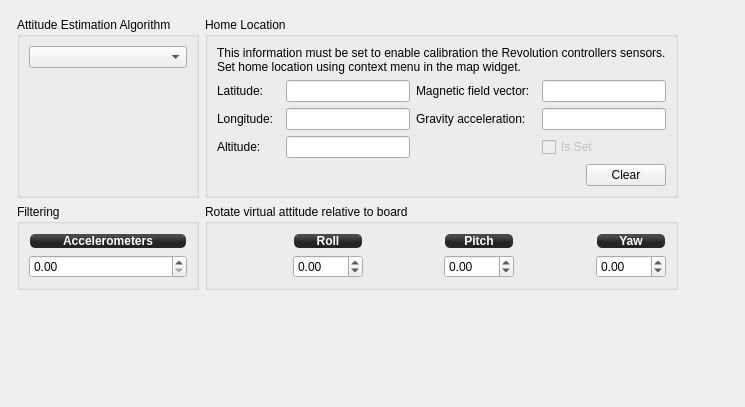
     <widget class="QWidget" name="settingsTab">
      <property name="autoFillBackground">
       <bool>true</bool>
      </property>
      <attribute name="title">
       <string>Settings</string>
      </attribute>
      <layout class="QVBoxLayout" name="verticalLayout_6">
       <item>
        <layout class="QGridLayout" name="gridLayout_4">
         <property name="leftMargin">
          <number>6</number>
         </property>
         <property name="topMargin">
          <number>6</number>
         </property>
         <property name="rightMargin">
          <number>6</number>
         </property>
         <property name="bottomMargin">
          <number>6</number>
         </property>
         <item row="1" column="1">
          <widget class="QGroupBox" name="groupBox_3">
           <property name="title">
            <string>Rotate virtual attitude relative to board</string>
           </property>
           <layout class="QGridLayout" name="gridLayout" columnstretch="0,0,0,0,0,0">
            <item row="1" column="2">
             <spacer name="horizontalSpacer_8">
              <property name="orientation">
               <enum>Qt::Horizontal</enum>
              </property>
              <property name="sizeHint" stdset="0">
               <size>
                <width>40</width>
                <height>20</height>
               </size>
              </property>
             </spacer>
            </item>
            <item row="1" column="3">
             <widget class="QDoubleSpinBox" name="pitchRotation">
              <property name="minimum">
               <double>-180.000000000000000</double>
              </property>
              <property name="maximum">
               <double>180.000000000000000</double>
              </property>
             </widget>
            </item>
            <item row="1" column="4">
             <spacer name="horizontalSpacer_9">
              <property name="orientation">
               <enum>Qt::Horizontal</enum>
              </property>
              <property name="sizeHint" stdset="0">
               <size>
                <width>40</width>
                <height>20</height>
               </size>
              </property>
             </spacer>
            </item>
            <item row="0" column="1">
             <widget class="QLabel" name="label_12">
              <property name="minimumSize">
               <size>
                <width>70</width>
                <height>0</height>
               </size>
              </property>
              <property name="styleSheet">
               <string notr="true">background-color: qlineargradient(spread:reflect, x1:0.507, y1:0, x2:0.507, y2:0.772, stop:0.208955 rgba(74, 74, 74, 255), stop:0.78607 rgba(36, 36, 36, 255));
color: rgb(255, 255, 255);
border-radius: 5;
margin:1px;
font:bold;</string>
              </property>
              <property name="text">
               <string>Roll</string>
              </property>
              <property name="alignment">
               <set>Qt::AlignCenter</set>
              </property>
             </widget>
            </item>
            <item row="0" column="5">
             <widget class="QLabel" name="label_13">
              <property name="minimumSize">
               <size>
                <width>70</width>
                <height>0</height>
               </size>
              </property>
              <property name="styleSheet">
               <string notr="true">background-color: qlineargradient(spread:reflect, x1:0.507, y1:0, x2:0.507, y2:0.772, stop:0.208955 rgba(74, 74, 74, 255), stop:0.78607 rgba(36, 36, 36, 255));
color: rgb(255, 255, 255);
border-radius: 5;
margin:1px;
font:bold;</string>
              </property>
              <property name="text">
               <string>Yaw</string>
              </property>
              <property name="alignment">
               <set>Qt::AlignCenter</set>
              </property>
             </widget>
            </item>
            <item row="1" column="0">
             <spacer name="horizontalSpacer_7">
              <property name="orientation">
               <enum>Qt::Horizontal</enum>
              </property>
              <property name="sizeHint" stdset="0">
               <size>
                <width>40</width>
                <height>20</height>
               </size>
              </property>
             </spacer>
            </item>
            <item row="1" column="1">
             <widget class="QDoubleSpinBox" name="rollRotation">
              <property name="minimum">
               <double>-180.000000000000000</double>
              </property>
              <property name="maximum">
               <double>180.000000000000000</double>
              </property>
             </widget>
            </item>
            <item row="0" column="3">
             <widget class="QLabel" name="label_15">
              <property name="minimumSize">
               <size>
                <width>70</width>
                <height>0</height>
               </size>
              </property>
              <property name="styleSheet">
               <string notr="true">background-color: qlineargradient(spread:reflect, x1:0.507, y1:0, x2:0.507, y2:0.772, stop:0.208955 rgba(74, 74, 74, 255), stop:0.78607 rgba(36, 36, 36, 255));
color: rgb(255, 255, 255);
border-radius: 5;
margin:1px;
font:bold;</string>
              </property>
              <property name="text">
               <string>Pitch</string>
              </property>
              <property name="alignment">
               <set>Qt::AlignCenter</set>
              </property>
             </widget>
            </item>
            <item row="1" column="5">
             <widget class="QDoubleSpinBox" name="yawRotation">
              <property name="minimum">
               <double>-180.000000000000000</double>
              </property>
              <property name="maximum">
               <double>180.000000000000000</double>
              </property>
             </widget>
            </item>
           </layout>
          </widget>
         </item>
         <item row="1" column="0">
          <widget class="QGroupBox" name="groupBox_4">
           <property name="title">
            <string>Filtering</string>
           </property>
           <layout class="QGridLayout" name="gridLayout_5">
            <item row="0" column="0">
             <widget class="QLabel" name="label_14">
              <property name="toolTip">
               <string/>
              </property>
              <property name="styleSheet">
               <string notr="true">background-color: qlineargradient(spread:reflect, x1:0.507, y1:0, x2:0.507, y2:0.772, stop:0.208955 rgba(74, 74, 74, 255), stop:0.78607 rgba(36, 36, 36, 255));
color: rgb(255, 255, 255);
border-radius: 5;
margin:1px;
font:bold;</string>
              </property>
              <property name="text">
               <string>Accelerometers</string>
              </property>
              <property name="alignment">
               <set>Qt::AlignCenter</set>
              </property>
             </widget>
            </item>
            <item row="1" column="0">
             <widget class="QDoubleSpinBox" name="accelTau">
              <property name="toolTip">
               <string>Accelerometer filtering.

Sets the amount of lowpass filtering of accelerometer data 
for the attitude estimation. Higher values apply a stronger 
filter, which may help with drifting in attitude mode.

Range: 0.00 - 0.20, Good starting value: 0.05 - 0.10
Start low and raise until drift stops.

A setting of 0.00 disables the filter.</string>
              </property>
              <property name="maximum">
               <double>2.000000000000000</double>
              </property>
              <property name="singleStep">
               <double>0.010000000000000</double>
              </property>
             </widget>
            </item>
           </layout>
          </widget>
         </item>
         <item row="0" column="0">
          <widget class="QGroupBox" name="groupBox_2">
           <property name="sizePolicy">
            <sizepolicy hsizetype="Preferred" vsizetype="Preferred">
             <horstretch>0</horstretch>
             <verstretch>0</verstretch>
            </sizepolicy>
           </property>
           <property name="title">
            <string>Attitude Estimation Algorithm</string>
           </property>
           <property name="alignment">
            <set>Qt::AlignLeading|Qt::AlignLeft|Qt::AlignTop</set>
           </property>
           <layout class="QGridLayout" name="gridLayout_3">
            <item row="0" column="0" alignment="Qt::AlignTop">
             <widget class="QComboBox" name="FusionAlgorithm">
              <property name="sizePolicy">
               <sizepolicy hsizetype="Preferred" vsizetype="Fixed">
                <horstretch>0</horstretch>
                <verstretch>0</verstretch>
               </sizepolicy>
              </property>
              <property name="toolTip">
               <string>Selects the sensor integration algorithm to be used by the Revolution board.</string>
              </property>
             </widget>
            </item>
            <item row="1" column="0">
             <spacer name="verticalSpacer_2">
              <property name="orientation">
               <enum>Qt::Vertical</enum>
              </property>
              <property name="sizeType">
               <enum>QSizePolicy::MinimumExpanding</enum>
              </property>
              <property name="sizeHint" stdset="0">
               <size>
                <width>20</width>
                <height>0</height>
               </size>
              </property>
             </spacer>
            </item>
           </layout>
          </widget>
         </item>
         <item row="0" column="1">
          <widget class="QGroupBox" name="groupBox">
           <property name="sizePolicy">
            <sizepolicy hsizetype="Preferred" vsizetype="Preferred">
             <horstretch>0</horstretch>
             <verstretch>0</verstretch>
            </sizepolicy>
           </property>
           <property name="title">
            <string>Home Location</string>
           </property>
           <property name="alignment">
            <set>Qt::AlignLeading|Qt::AlignLeft|Qt::AlignTop</set>
           </property>
           <layout class="QGridLayout" name="gridLayout_2">
            <property name="sizeConstraint">
             <enum>QLayout::SetDefaultConstraint</enum>
            </property>
            <item row="2" column="3">
             <widget class="QLabel" name="label_10">
              <property name="text">
               <string>Gravity acceleration:</string>
              </property>
             </widget>
            </item>
            <item row="1" column="0">
             <widget class="QLabel" name="label_2">
              <property name="text">
               <string>Latitude:</string>
              </property>
             </widget>
            </item>
            <item row="2" column="5">
             <widget class="QLineEdit" name="geBox">
              <property name="alignment">
               <set>Qt::AlignRight|Qt::AlignTrailing|Qt::AlignVCenter</set>
              </property>
              <property name="readOnly">
               <bool>true</bool>
              </property>
              <property name="objrelation" stdset="0">
               <stringlist>
                <string>objname:HomeLocation</string>
                <string>fieldname:g_e</string>
               </stringlist>
              </property>
             </widget>
            </item>
            <item row="1" column="2">
             <widget class="QLineEdit" name="lattitudeBox">
              <property name="alignment">
               <set>Qt::AlignRight|Qt::AlignTrailing|Qt::AlignVCenter</set>
              </property>
              <property name="readOnly">
               <bool>true</bool>
              </property>
              <property name="objrelation" stdset="0">
               <stringlist>
                <string>objname:HomeLocation</string>
                <string>fieldname:Latitude</string>
               </stringlist>
              </property>
             </widget>
            </item>
            <item row="1" column="5">
             <widget class="QLineEdit" name="beBox">
              <property name="alignment">
               <set>Qt::AlignRight|Qt::AlignTrailing|Qt::AlignVCenter</set>
              </property>
              <property name="readOnly">
               <bool>true</bool>
              </property>
             </widget>
            </item>
            <item row="3" column="0">
             <widget class="QLabel" name="label_8">
              <property name="text">
               <string>Altitude:</string>
              </property>
             </widget>
            </item>
            <item row="3" column="2">
             <widget class="QLineEdit" name="altitudeBox">
              <property name="alignment">
               <set>Qt::AlignRight|Qt::AlignTrailing|Qt::AlignVCenter</set>
              </property>
              <property name="readOnly">
               <bool>true</bool>
              </property>
              <property name="objrelation" stdset="0">
               <stringlist>
                <string>objname:HomeLocation</string>
                <string>fieldname:Altitude</string>
               </stringlist>
              </property>
             </widget>
            </item>
            <item row="1" column="3">
             <widget class="QLabel" name="label_9">
              <property name="text">
               <string>Magnetic field vector:</string>
              </property>
             </widget>
            </item>
            <item row="0" column="0" colspan="6">
             <widget class="QLabel" name="label_11">
              <property name="text">
               <string>&lt;html&gt;&lt;head/&gt;&lt;body&gt;&lt;p&gt;This information must be set to enable calibration the Revolution controllers sensors. &lt;br/&gt;Set home location using context menu in the map widget.&lt;/p&gt;&lt;/body&gt;&lt;/html&gt;</string>
              </property>
             </widget>
            </item>
            <item row="2" column="2">
             <widget class="QLineEdit" name="longitudeBox">
              <property name="alignment">
               <set>Qt::AlignRight|Qt::AlignTrailing|Qt::AlignVCenter</set>
              </property>
              <property name="readOnly">
               <bool>true</bool>
              </property>
              <property name="objrelation" stdset="0">
               <stringlist>
                <string>objname:HomeLocation</string>
                <string>fieldname:Longitude</string>
               </stringlist>
              </property>
             </widget>
            </item>
            <item row="3" column="5">
             <widget class="QCheckBox" name="isSetCheckBox">
              <property name="enabled">
               <bool>false</bool>
              </property>
              <property name="text">
               <string>Is Set</string>
              </property>
              <property name="checkable">
               <bool>true</bool>
              </property>
              <property name="objrelation" stdset="0">
               <stringlist>
                <string>objname:HomeLocation</string>
                <string>fieldname:Set</string>
               </stringlist>
              </property>
             </widget>
            </item>
            <item row="2" column="0">
             <widget class="QLabel" name="label_4">
              <property name="text">
               <string>Longitude:</string>
              </property>
             </widget>
            </item>
            <item row="5" column="5" alignment="Qt::AlignRight">
             <widget class="QPushButton" name="hlClearButton">
              <property name="sizePolicy">
               <sizepolicy hsizetype="Fixed" vsizetype="Fixed">
                <horstretch>0</horstretch>
                <verstretch>0</verstretch>
               </sizepolicy>
              </property>
              <property name="text">
               <string>Clear</string>
              </property>
             </widget>
            </item>
            <item row="4" column="5">
             <spacer name="verticalSpacer_3">
              <property name="orientation">
               <enum>Qt::Vertical</enum>
              </property>
              <property name="sizeHint" stdset="0">
               <size>
                <width>20</width>
                <height>0</height>
               </size>
              </property>
             </spacer>
            </item>
           </layout>
          </widget>
         </item>
         <item row="0" column="2">
          <spacer name="horizontalSpacer_2">
           <property name="orientation">
            <enum>Qt::Horizontal</enum>
           </property>
           <property name="sizeType">
            <enum>QSizePolicy::Expanding</enum>
           </property>
           <property name="sizeHint" stdset="0">
            <size>
             <width>50</width>
             <height>20</height>
            </size>
           </property>
          </spacer>
         </item>
        </layout>
       </item>
       <item>
        <spacer name="verticalSpacer">
         <property name="orientation">
          <enum>Qt::Vertical</enum>
         </property>
         <property name="sizeType">
          <enum>QSizePolicy::Expanding</enum>
         </property>
         <property name="sizeHint" stdset="0">
          <size>
           <width>20</width>
           <height>100</height>
          </size>
         </property>
        </spacer>
       </item>
      </layout>
     </widget>
